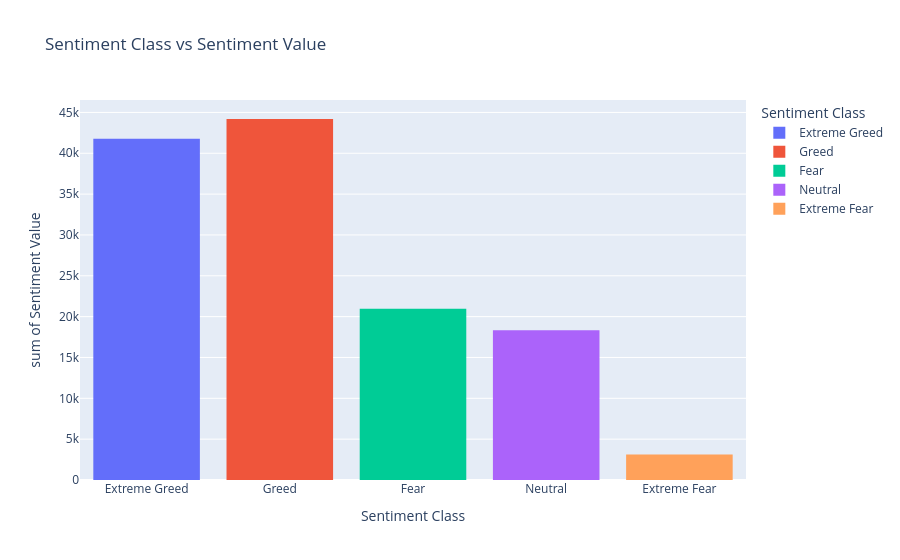

The notebook cell this image was saved under:
### Code cell
fig = px.histogram(
    df,
    x = 'sentiment_class',
    y = 'sentiment_value',
    title='Sentiment Class vs Sentiment Value',
    labels={'sentiment_class': 'Sentiment Class', 'sentiment_value': 'Sentiment Value'},
    color='sentiment_class',
)

fig.show()

### Figure 1 — Plotly figure (JSON) as saved in the notebook; plotly's stock layout.template omitted (floating-point values rounded to 4 significant figures; data arrays with more than 128 entries replaced by an {"elided": "..."} marker saying what was removed)
{"data": [{"bingroup": "x", "histfunc": "sum", "hovertemplate": "Sentiment Class=%{x}<br>sum of Sentiment Value=%{y}<extra></extra>", "legendgroup": "Extreme Greed", "marker": {"color": "#636efa", "pattern": {"shape": ""}}, "name": "Extreme Greed", "orientation": "v", "showlegend": true, "type": "histogram", "x": {"elided": "526 str values"}, "xaxis": "x", "y": {"elided": "526 float values"}, "yaxis": "y"}, {"bingroup": "x", "histfunc": "sum", "hovertemplate": "Sentiment Class=%{x}<br>sum of Sentiment Value=%{y}<extra></extra>", "legendgroup": "Greed", "marker": {"color": "#EF553B", "pattern": {"shape": ""}}, "name": "Greed", "orientation": "v", "showlegend": true, "type": "histogram", "x": {"elided": "649 str values"}, "xaxis": "x", "y": {"elided": "649 float values"}, "yaxis": "y"}, {"bingroup": "x", "histfunc": "sum", "hovertemplate": "Sentiment Class=%{x}<br>sum of Sentiment Value=%{y}<extra></extra>", "legendgroup": "Fear", "marker": {"color": "#00cc96", "pattern": {"shape": ""}}, "name": "Fear", "orientation": "v", "showlegend": true, "type": "histogram", "x": {"elided": "630 str values"}, "xaxis": "x", "y": {"elided": "630 float values"}, "yaxis": "y"}, {"bingroup": "x", "histfunc": "sum", "hovertemplate": "Sentiment Class=%{x}<br>sum of Sentiment Value=%{y}<extra></extra>", "legendgroup": "Neutral", "marker": {"color": "#ab63fa", "pattern": {"shape": ""}}, "name": "Neutral", "orientation": "v", "showlegend": true, "type": "histogram", "x": {"elided": "376 str values"}, "xaxis": "x", "y": {"elided": "376 float values"}, "yaxis": "y"}, {"bingroup": "x", "histfunc": "sum", "hovertemplate": "Sentiment Class=%{x}<br>sum of Sentiment Value=%{y}<extra></extra>", "legendgroup": "Extreme Fear", "marker": {"color": "#FFA15A", "pattern": {"shape": ""}}, "name": "Extreme Fear", "orientation": "v", "showlegend": true, "type": "histogram", "x": {"elided": "160 str values"}, "xaxis": "x", "y": {"elided": "160 float values"}, "yaxis": "y"}], "layout": {"barmode": "relative", "legend": {"title": {"text": "Sentiment Class"}, "tracegroupgap": 0}, "title": {"text": "Sentiment Class vs Sentiment Value"}, "xaxis": {"anchor": "y", "categoryarray": ["Extreme Greed", "Greed", "Fear", "Neutral", "Extreme Fear"], "categoryorder": "array", "domain": [0, 1], "title": {"text": "Sentiment Class"}}, "yaxis": {"anchor": "x", "domain": [0, 1], "title": {"text": "sum of Sentiment Value"}}}}
